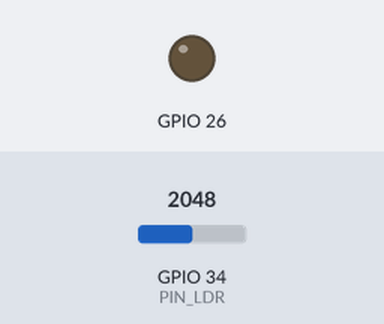
Bench run of a sketch on a simulated ESP32. Parts: output pins drawn as LEDs (lit = HIGH). The inputs (shaded band) are chosen by the test bench; at power-on: GPIO 34 (PIN_LDR) = 2048 (analog values on the 0–4095 scale). WiFi joins after 1.5 s; servers stay silent unless stated; uploads are accepted with an empty reply; what the sketch prints to the serial monitor is not drawn.

Above: at 2.9 s.
3.0 s: GPIO 34 (PIN_LDR) set to 863
6.5 s: GPIO 34 (PIN_LDR) set to 785
At 10.6 s:
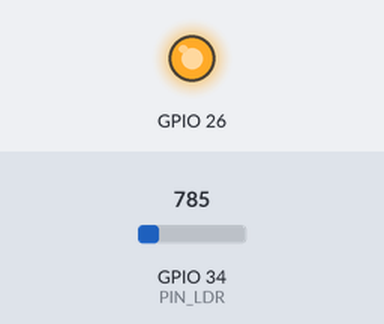
Timing chart, 0 to 12.1 s (numbered marks = the images above; inputs shaded):
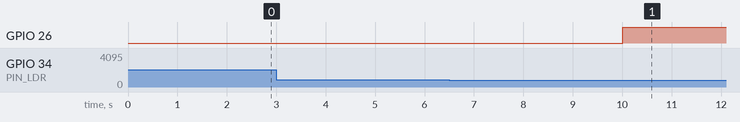

Measured:
- the behaviour switches between 819 and 818 on GPIO 34 (PIN_LDR) (found by bisection; images 0 and 1)
- after the input at 3.0 s, every drawn part: stays the same
- after the input at 6.5 s, GPIO 26: LOW → HIGH after 3.5 s

The sketch:

smsam_ldr.ino
```cpp
// ============================================================
//  SMSAM — ESP32 LDR Light Sensor
//  Sketch  : smsam_ldr.ino
//
//  Hardware:
//    ESP32 Dev Board
//    LDR + 10kΩ resistor (voltage divider)
//    Wiring:
//      3.3V ──── LDR ──── GPIO34 ──── 10kΩ ──── GND
//
//  Libraries (install via Library Manager):
//    - ArduinoJson by Benoit Blanchon v6.x
//    WiFi + HTTPClient are built into the ESP32 core
// ============================================================

#include <WiFi.h>
#include <HTTPClient.h>
#include <ArduinoJson.h>

// ─────────────────────────────────────────────────────────────
//  USER CONFIGURATION
// ─────────────────────────────────────────────────────────────
const char* WIFI_SSID      = "Hacking";
const char* WIFI_PASSWORD  = "rhemaonly";
const char* FLASK_BASE_URL = "http://10.69.9.26:5000";  // LAN IP of Flask server

// ─────────────────────────────────────────────────────────────
//  PIN & CONSTANTS
// ─────────────────────────────────────────────────────────────
const int PIN_LDR                   = 34;      // GPIO34 — ADC1 input-only pin
const int ADC_MAX                   = 4095;    // ESP32 12-bit ADC
const unsigned long SEND_INTERVAL   = 5000;    // ms between POSTs

// ─────────────────────────────────────────────────────────────
//  GLOBALS
// ─────────────────────────────────────────────────────────────
unsigned long g_lastSend = 0;

// ─────────────────────────────────────────────────────────────
//  SETUP
// ─────────────────────────────────────────────────────────────
void setup() {
    analogReadResolution(12); // Ensure 0–4095
    analogSetAttenuation(ADC_11db); // Allow full voltage range (0–3.3V)

    Serial.begin(115200);
    delay(200);

    pinMode(26, OUTPUT);

    Serial.println("\n[SMSAM-LDR] Light sensor node starting...");
    connectWiFi();
}

// ─────────────────────────────────────────────────────────────
//  LOOP
// ─────────────────────────────────────────────────────────────
void loop() {
    unsigned long now = millis();

    if (now - g_lastSend >= SEND_INTERVAL) {
        g_lastSend = now;

        int raw = analogRead(PIN_LDR);
        Serial.print("[RAW LDR] ");
        Serial.println(raw);

        float pct = readLdrPercent();
        Serial.printf("[LDR] Light level: %.1f%%\n", pct);

        // LED control
        if (pct < 20) {
            digitalWrite(26, HIGH);
        } else {
            digitalWrite(26, LOW);
        }

        sendToFlask(pct);

        if (WiFi.status() != WL_CONNECTED) {
            Serial.println("[WiFi] Lost connection — reconnecting...");
            connectWiFi();
        }
    }
}

// ─────────────────────────────────────────────────────────────
//  READ LDR — returns 0.0–100.0%
//  Higher value = brighter light.
//  Averages 5 ADC samples to reduce noise.
// ─────────────────────────────────────────────────────────────
float readLdrPercent() {
    long sum = 0;

    for (int i = 0; i < 5; i++) {
        sum += analogRead(PIN_LDR);
        delay(2);
    }

    float avg = sum / 5.0;   // FORCE float division
    float pct = (avg / 4095.0) * 100.0;

    return constrain(pct, 0.0, 100.0);
}


// ─────────────────────────────────────────────────────────────
//  POST TO FLASK
// ─────────────────────────────────────────────────────────────
void sendToFlask(float lightPct) {
    if (WiFi.status() != WL_CONNECTED) {
        Serial.println("[HTTP] WiFi unavailable — skip.");
        return;
    }

    String url = String(FLASK_BASE_URL) + "/api/sensor/ldr";

    StaticJsonDocument<128> doc;
    doc["light_level"] = lightPct;

    String body;
    serializeJson(doc, body);

    HTTPClient http;
    http.begin(url);
    http.addHeader("Content-Type", "application/json");
    http.setTimeout(5000);
    http.setReuse(false);

    int code = http.POST(body);

    // retry once if failed
    if (code != 200) {
        delay(500);
        code = http.POST(body);
    }

    if (code == 200) {
        Serial.printf("[HTTP] OK → %s\n", http.getString().c_str());
    } else {
        Serial.printf("[HTTP] Code %d | %s\n", code, http.errorToString(code).c_str());
    }

    http.end();
}

// ─────────────────────────────────────────────────────────────
//  WIFI CONNECT — restarts ESP32 if unreachable after 20 s
// ─────────────────────────────────────────────────────────────
void connectWiFi() {
    Serial.printf("[WiFi] Connecting to '%s'", WIFI_SSID);
    WiFi.mode(WIFI_STA);
    WiFi.begin(WIFI_SSID, WIFI_PASSWORD);

    int tries = 0;
    while (WiFi.status() != WL_CONNECTED && tries < 40) {
        delay(500);
        Serial.print(".");
        tries++;
    }

    if (WiFi.status() == WL_CONNECTED) {
        Serial.printf("\n[WiFi] Connected! IP: %s\n", WiFi.localIP().toString().c_str());
    } else {
        Serial.println("\n[WiFi] Failed. Restarting...");
        delay(1000);
        ESP.restart();
    }
}
```
